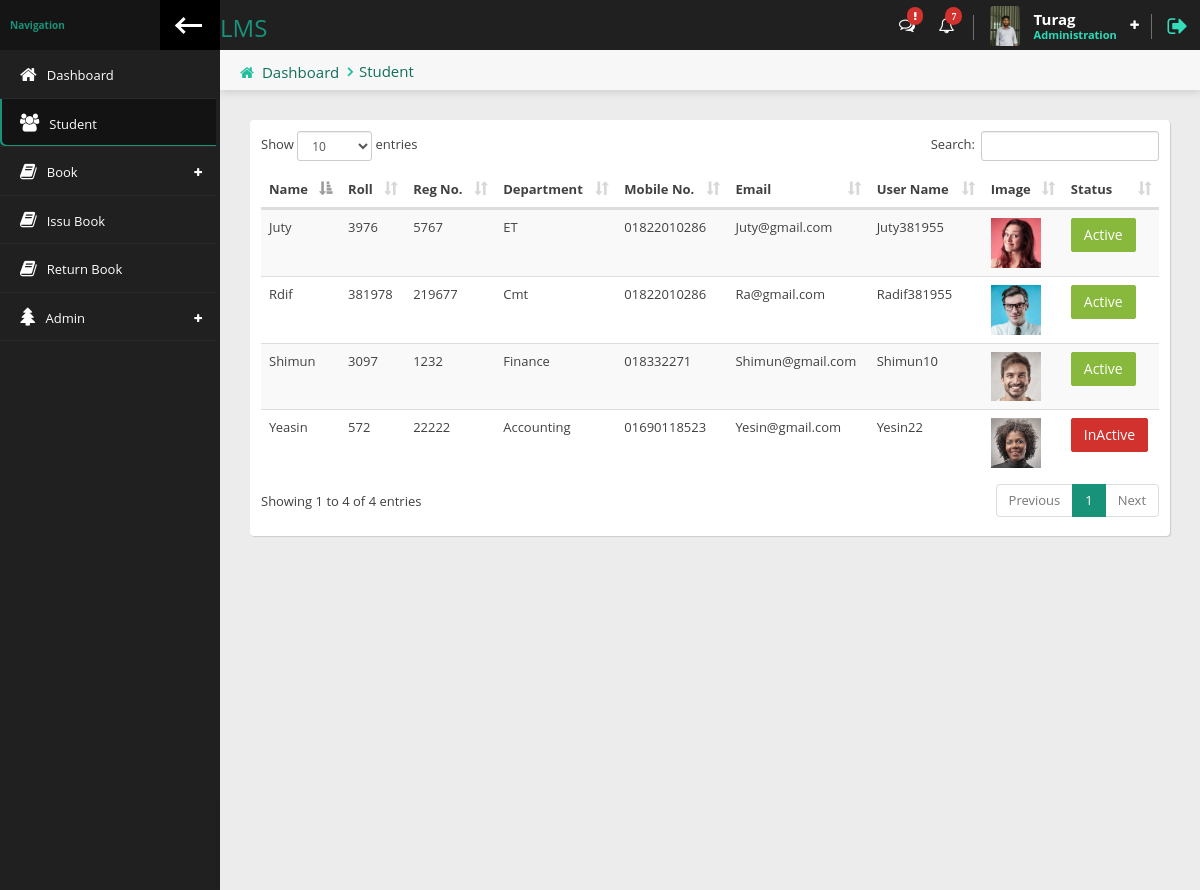
Page /library/student.php (signed in) on the committed database.
### tables this page shows
CREATE TABLE `librariyan` (
  `id` int(5) NOT NULL,
  `librariyan_name` varchar(50) NOT NULL,
  `librariyan_email` varchar(50) NOT NULL,
  `librariyan_username` varchar(50) NOT NULL,
  `librariyan_password` varchar(200) NOT NULL,
  `librariyan_status` tinyint(4) NOT NULL,
  `libraiyan_image` varchar(200) NOT NULL,
  `insertdate` timestamp NOT NULL DEFAULT CURRENT_TIMESTAMP
);

CREATE TABLE `student` (
  `id` int(6) NOT NULL,
  `student_name` varchar(50) NOT NULL,
  `student_roll` varchar(8) NOT NULL,
  `student_reg` varchar(8) NOT NULL,
  `student_department` varchar(30) NOT NULL,
  `student_number` varchar(11) NOT NULL,
  `student_email` varchar(50) NOT NULL,
  `student_username` varchar(50) NOT NULL,
  `student_password` varchar(200) NOT NULL,
  `student_status` tinyint(4) NOT NULL,
  `student_image` varchar(200) DEFAULT NULL,
  `insert_date` timestamp NOT NULL DEFAULT CURRENT_TIMESTAMP
);

### library/student.php (the view)
<?php require_once './header.php'; ?>
<div class="content">
    <div class="content-header">
        <div class="leftside-content-header">
            <ul class="breadcrumbs">
                <li><i class="fa fa-home" aria-hidden="true"></i><a href="#">Dashboard</a></li>
                <li><a href="javacript:avoid(0)">Student</a></li>
            </ul>
        </div>
    </div>
    <div class="row animated fadeInUp">
        <div class="col-sm-12">
            <div class="panel">
                <div class="panel-content">
                    <div class="table-responsive">
                        <table id="basic-table" class="data-table table table-striped nowrap table-hover" cellspacing="0" width="100%">
                            <thead>
                                <tr>
                                    <th>Name</th>
                                    <th>Roll</th>
                                    <th>Reg No.</th>
                                    <th>Department</th>
                                    <th>Mobile No.</th>
                                    <th>Email</th>
                                    <th>User Name</th>
                                    <th>Image</th>
                                    <th>Status</th>
                                </tr>
                            </thead>
                            <tbody>
                                <?php
                                $sql = "SELECT * FROM `student`";
                                $query = mysqli_query($conn, $sql);
                                while ($assoc = mysqli_fetch_assoc($query)) {
                                    ?>
                                    <tr>
                                        <td><?= ucfirst($assoc['student_name']) ?></td>
                                        <td><?= $assoc['student_roll'] ?></td>
                                        <td><?= $assoc['student_reg'] ?></td>
                                        <td><?= ucfirst($assoc['student_department']) ?></td>
                                        <td><?= ucfirst($assoc['student_number']) ?></td>
                                        <td><?= ucfirst($assoc['student_email']) ?></td>
                                        <td><?= ucfirst($assoc['student_username']) ?></td>
                                        <td><img src="../assets/upload/student/<?= $assoc['student_image'] ?>" alt="studentpicture" style="width: 50px;" /></td>
                                        <td>
                                            <?php
                                            if ($assoc['student_status'] == 1) {
                                                ?>
                                                <a href="status_inactive.php?id=<?= base64_encode($assoc['id']) ?>" class="btn btn-success">Active</a>
                                                <?php
                                            } else {
                                                ?>
                                                <a href="status_active.php?id=<?= base64_encode($assoc['id']) ?>" class="btn btn-danger">InActive</a>
                                                <?php
                                            }
                                            ?>
                                        </td>
                                    </tr>
                                    <?php
                                }
                                ?>
                            </tbody>
                        </table>
                    </div>
                </div>
            </div>
        </div>
    </div>
</div>
<?php require_once './footer.php'; ?>

### library/header.php (shortened to what this page needs)
<?php
require_once '../database.php';
$page = $_SERVER['PHP_SELF'];
$page_explode = explode("/", $page);
$page_link = end($page_explode);
?>
<!doctype html>
<html lang="en" class="fixed left-sidebar-top">
    <head>
        <link href="../assets/vendor/pace/pace-theme-minimal.css" rel="stylesheet" />
        <link rel="stylesheet" href="../assets/vendor/bootstrap/css/bootstrap.css">
        <link rel="stylesheet" href="../assets/vendor/font-awesome/css/font-awesome.css">
        <link rel="stylesheet" href="../assets/vendor/animate.css/animate.css">
        <link rel="stylesheet" href="../assets/vendor/magnific-popup/magnific-popup.css">
        <link rel="stylesheet" href="../assets/vendor/data-table/media/css/dataTables.bootstrap.min.css">
        <link rel="stylesheet" href="../assets/stylesheets/css/style.css">
    </head>
    <body>
        <div class="wrap">
            <div class="page-header">
                <div class="leftside-header">
                    <div class="logo">
                        <a href="index.php" class="on-click">
                            <h3>LMS</h3>
                        </a>
                    </div>
                </div>
                <div class="rightside-header">
                    <div class="header-section hidden-xs" id="notice-headerbox">
                        <div class="notice" id="messages-notice">
                            <i class="fa fa-comments-o" aria-hidden="true"><span class="badge badge-xs badge-top-right x-danger"><i class="fa fa-exclamation"></i></span>
                            </i>
                        </div>
                        <div class="notice" id="alerts-notice">
                            <i class="fa fa-bell-o" aria-hidden="true"><span class="badge badge-xs badge-top-right x-danger">7</span></i>
                        </div>
                    </div>
                    <?php
                    $libraiyan_id = $_SESSION['librayian_id'];
                    $sql = "SELECT * FROM `librariyan` where id = '$libraiyan_id' ";
                    $query = mysqli_query($conn, $sql);
                    $assoc = mysqli_fetch_assoc($query);
                    ?>
                    <div class="header-section" id="user-headerbox">
                        <div class="user-header-wrap">
                            <div class="user-photo">
                                <img alt="profile photo" src="../assets/upload/libraiyan/<?= $assoc['libraiyan_image'] ?>" >
                            </div>
                            <div class="user-info">
                                <span class="user-name"> <?= ucfirst($assoc['librariyan_name']) ?></span>
                                <?php
                                if ($libraiyan_id == 3) {
                                    ?>
                                    <span class="user-profile">Administration</span>
                                    <?php
                                } else {
                                    ?>
                                    <span class="user-profile">Admin</span>
                                    <?php
                                }
                                ?>
                            </div>
                            <i class="fa fa-plus icon-open" aria-hidden="true"></i>
                        </div>
                    </div>
                    <div class="header-section">
                        <a href="logout.php" data-toggle="tooltip" data-placement="left" title="Logout"><i class="fa fa-sign-out log-out" aria-hidden="true"></i></a>
                    </div>
                </div>
            </div>
            <div class="page-body">
                <div class="left-sidebar">
                    <div class="left-sidebar-header">
                        <div class="left-sidebar-title">Navigation</div>
                        <div class="left-sidebar-toggle c-hamburger c-hamburger--htla hidden-xs" data-toggle-class="left-sidebar-collapsed" data-target="html">
                            <span></span>
                        </div>
                    </div>
                    <div id="left-nav" class="nano">
                        <div class="nano-content">
                            <nav>
                                <ul class="nav nav-left-lines" id="main-nav">
                                    <li class="<?= $page_link == 'index.php' ? 'active-item' : '' ?>"><a href="index.php"><i class="fa fa-home" aria-hidden="true"></i><span>Dashboard</span></a></li>
                                    <li class="<?= $page_link == 'student.php' ? 'active-item' : '' ?>"><a href="student.php"><i class="fa fa-users" aria-hidden="true"></i><span>Student</span></a></li>
                                    <li class="has-child-item  close-item <?= $page_link == 'book_add.php' ? 'open-item' : '' ?> <?= $page_link == 'book_manage.php' ? 'open-item' : '' ?>">
                                        <a><i class="fa fa-book" aria-hidden="true"></i><span>Book</span></a>
                                    </li>
                                    <li class="<?= $page_link == 'issubook.php' ? 'active-item' : '' ?>"><a href="issubook.php"><i class="fa fa-book" aria-hidden="true"></i><span>Issu Book</span></a></li>
                                    <li class="<?= $page_link == 'returnbook.php' ? 'active-item' : '' ?>"><a href="returnbook.php"><i class="fa fa-book" aria-hidden="true"></i><span>Return Book</span></a></li>
                                    <?php
                                    if ($_SESSION['librayian_id'] == 3) {
                                        ?>
                                        <li class="has-child-item  close-item <?= $page_link == 'subadmin_add.php' ? 'open-item' : '' ?> <?= $page_link == 'subadmin_manage.php' ? 'open-item' : '' ?>">
                                            <a><i class="fa fa-tree" aria-hidden="true"></i><span>Admin</span></a>
                                        </li>
                                        <?php
                                    } else {
                                        ?>
                                        <li disabled="disabled" title="Only Administer" class="<?= $page_link == '' ? 'active-item' : '' ?>"><a href="javascript:avoid(1)" ><i class="fa fa-tree"></i>Admin</a></li>
                                        <?php
                                    }
                                    ?>
                                </ul>
                            </nav>
                        </div>
                    </div>
                </div>

### library/footer.php (shortened to what this page needs)
</div>
</div>
</body>
</html>

### rows in the picture
librariyan: libraiyan_image (picture), librariyan_name "Turag"
student: student_name "Rdif", student_roll "381978", student_reg "219677", student_department "Cmt", student_number "01822010286", student_email "Ra@gmail.com", student_username "Radif381955", student_image (picture)
student: student_name "Juty", student_roll "3976", student_reg "5767", student_department "ET", student_number "01822010286", student_email "Juty@gmail.com", student_username "Juty381955", student_image (picture)
student: student_name "Shimun", student_roll "3097", student_reg "1232", student_department "Finance", student_number "018332271", student_email "Shimun@gmail.com", student_username "Shimun10", student_image (picture)
student: student_name "Yeasin", student_roll "572", student_reg "22222", student_department "Accounting", student_number "01690118523", student_email "Yesin@gmail.com", student_username "Yesin22", student_image (picture)
